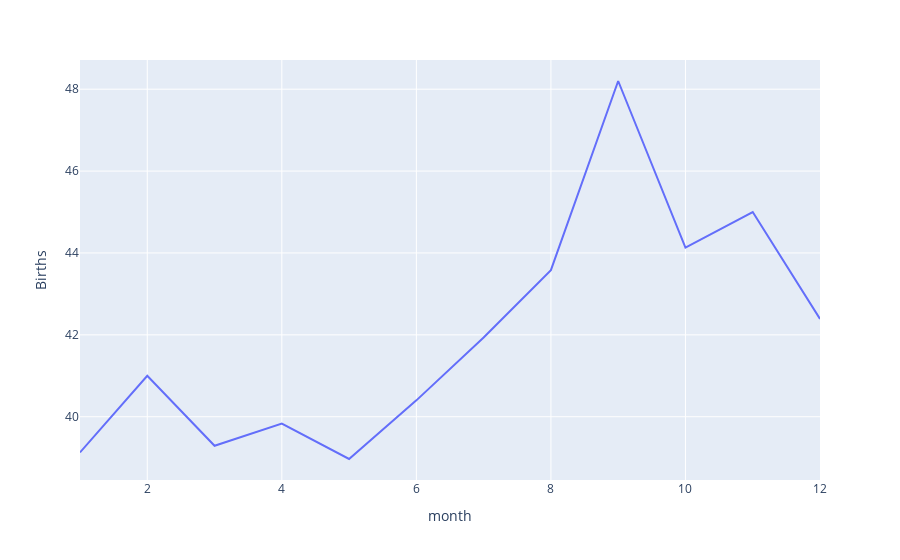

Notebook code for this chart:
### Code cell
fig = px.line(average_per_month, x='month', y='Births')
fig

### Figure 1 — Plotly figure (JSON) as saved in the notebook; plotly's stock layout.template omitted (floating-point values rounded to 4 significant figures)
{"data": [{"hovertemplate": "month=%{x}<br>Births=%{y}<extra></extra>", "legendgroup": "", "line": {"color": "#636efa", "dash": "solid"}, "mode": "lines", "name": "", "orientation": "v", "showlegend": false, "type": "scatter", "x": [1, 2, 3, 4, 5, 6, 7, 8, 9, 10, 11, 12], "xaxis": "x", "y": [39.13, 41, 39.29, 39.83, 38.97, 40.4, 41.94, 43.58, 48.2, 44.13, 45, 42.39], "yaxis": "y"}], "layout": {"legend": {"tracegroupgap": 0}, "margin": {"t": 60}, "xaxis": {"anchor": "y", "domain": [0, 1], "title": {"text": "month"}}, "yaxis": {"anchor": "x", "domain": [0, 1], "title": {"text": "Births"}}}}
